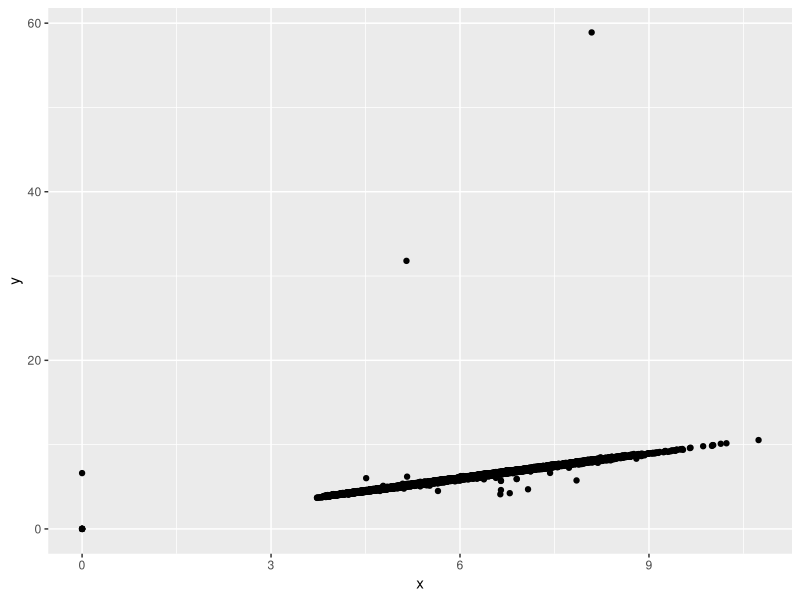

Recreate this plot in R.
## ---- chunk 1
install.packages("tidyverse", repos = "http://cran.us.r-project.org")
## ---- chunk 2
library(ggplot2)
#knitr::opts_chunk$get("fig.path")
#setwd(knitr::opts_chunk$get("fig.path"))
p <- ggplot(data=ggplot2::diamonds, mapping = aes(x=x, y=y))+
  geom_point()
p
## ---- chunk 3

